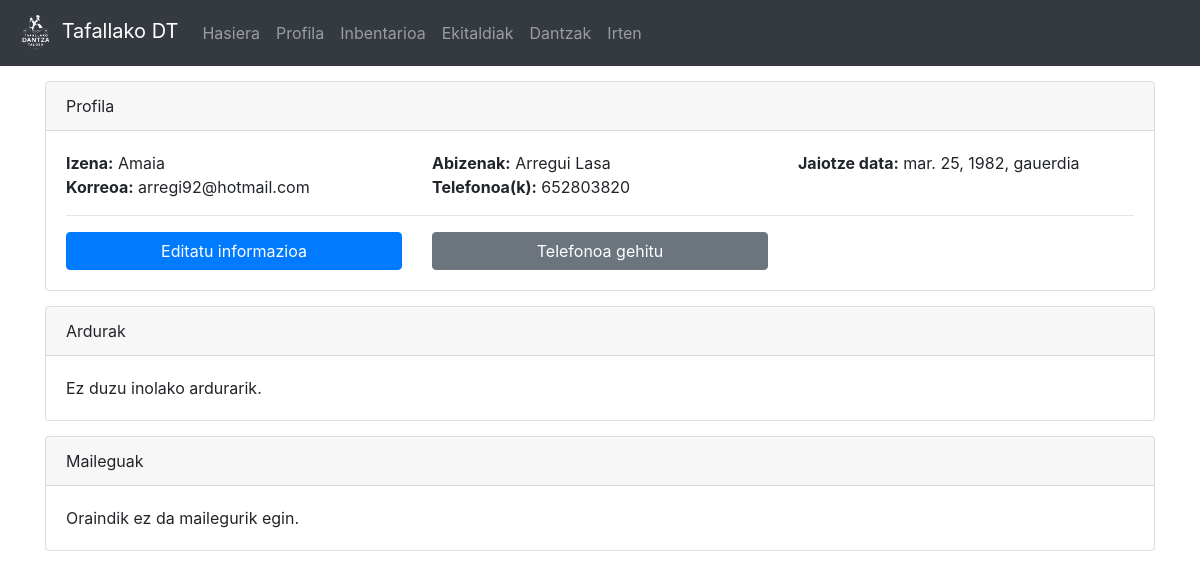
Page /dantzari/16/ (signed in) on the earlier database version.
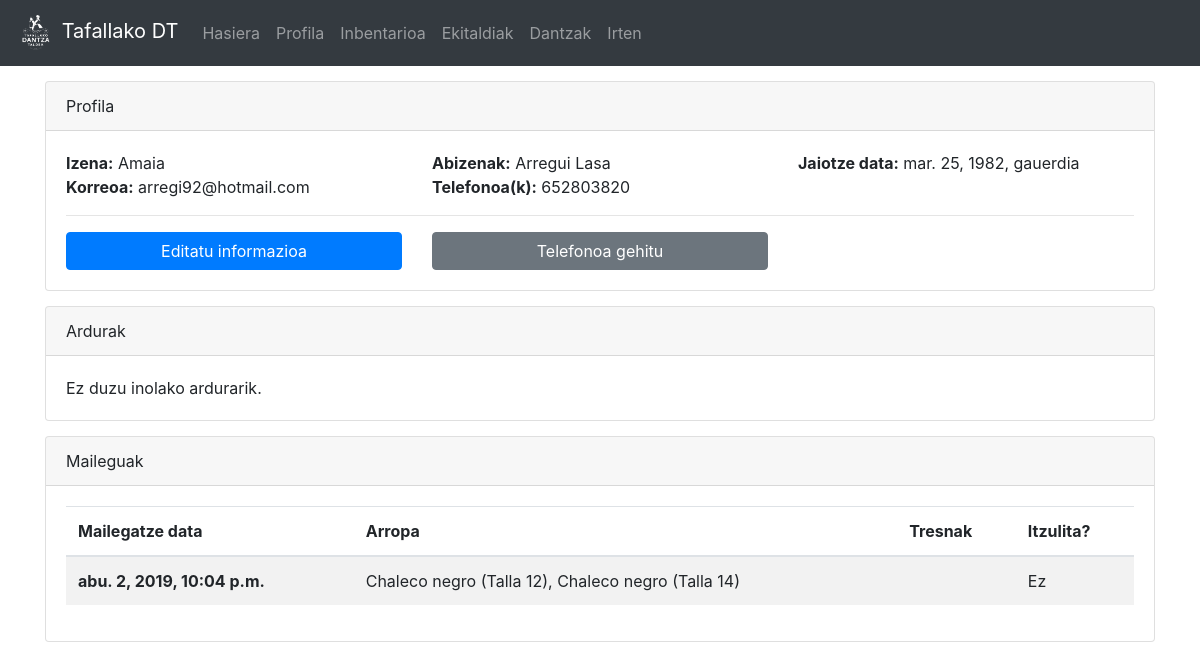
Same page on the later database version.
### dantza/models.py (models this page shows, shortened)
class Mailegua(models.Model):
	dantzari = models.ForeignKey(Dantzaria, on_delete=models.CASCADE)
	materiala = models.ManyToManyField(Tresna, blank=True)
	arropa = models.ManyToManyField(Arropa, blank=True)
	mailegatze_data = models.DateTimeField('mailegatze data')
	itzulita = models.BooleanField(default=False)
	dantza_taldea = models.CharField(max_length=200, blank=True)

class Arropa(models.Model):
	mota = models.ForeignKey(ArropaMota, on_delete=models.CASCADE)
	egoera = models.CharField(max_length=100, choices = EGOERA)
	deskribapena = models.CharField(max_length=200, blank=True)
	mailegatua = models.BooleanField(default=False)
	def __str__(self):
		if self.deskribapena != '':
			return self.mota.mota + ' (' + self.deskribapena + ')'
		else:
			return self.mota.mota

class ArropaMota(models.Model):
	mota = models.CharField(max_length=100)

### dantza/views.py (the view)
# urls.py: path(r'dantzari/<int:dtz_id>/', views.profile, name='profile'),
@login_required(login_url='/login')
def profile(request, dtz_id):
	d = Dantzaria.objects.get(pk=dtz_id)
	if request.method == 'POST':
		if 'izena' in request.POST:
			newU = request.POST['izena']
			d.izena = newU
			newA = request.POST['abizenak']
			d.abizenak = newA
			newD = request.POST['jaio']
			d.jaiotze_data = newD
			newE = request.POST['email']
			d.email = newE
			d.save()
		elif 'tel' in request.POST:
			newT = request.POST['tel']
			telefono = Telefono(zenbakia=newT, dantzari=d)
			telefono.save()
		return HttpResponseRedirect('/dantzari/'+ str(dtz_id))
	else:
		if 'ma' in request.GET:
			user = User.objects.get(username=d.user.username)
			group = Group.objects.get(name='material_arduradunak')
			user.groups.add(group)
			return HttpResponseRedirect('/dantzari/'+ str(dtz_id))
		elif 'n_ma' in request.GET:
			user = User.objects.get(username=d.user.username)
			group = Group.objects.get(name='material_arduradunak')
			group.user_set.remove(user)
			return HttpResponseRedirect('/dantzari/'+ str(dtz_id))
		elif 'aa' in request.GET:
			user = User.objects.get(username=d.user.username)
			group = Group.objects.get(name='arropa_arduradunak')
			user.groups.add(group)
			return HttpResponseRedirect('/dantzari/'+ str(dtz_id))
		elif 'n_aa' in request.GET:
			user = User.objects.get(username=d.user.username)
			group = Group.objects.get(name='arropa_arduradunak')
			group.user_set.remove(user)
			return HttpResponseRedirect('/dantzari/'+ str(dtz_id))
		elif 'del' in request.GET:
			User.objects.filter(username=d.user.username).delete()
			return HttpResponseRedirect('/')
	return render(request,'dantza/profile.html',{'d':d})

### dantza/models.py (called while the page is built)
	def telefonoak(self):
		t_list = Telefono.objects.filter(dantzari=self)
		return ', '.join(str(e.zenbakia) for e in t_list)

	def mailegu_lista(self):
		return Mailegua.objects.filter(dantzari=self)

	def is_materialArduraduna(self):
		return self.user.groups.filter(name='material_arduradunak').exists()

	def is_arropaArduraduna(self):
		return self.user.groups.filter(name='arropa_arduradunak').exists()

### dantza/templatetags/auth_extras.py (called while the page is built)
@register.filter(name='has_group')
def has_group(user, group_name):
    return user.groups.filter(name=group_name).exists()

### templates/dantza/profile.html (shortened to what this page needs)
{% extends "dantza/base.html" %}
{% block edukia %}
<div class="container">
	<div class="card" style="margin-top:15px; margin-bottom:15px;">
		<div class="card-header">
			Profila
		</div>
		<div class="card-body">
			{% if 'edit' in request.GET %}
				<form method="POST">
					{% csrf_token %}
					<div class="row">
						<div class="col-md-6">
							<div class="form-group">
								<label for="izena">Izena</label>
								<input  type="text" class="form-control" id="izena" name="izena" value="{{ d.izena }}"/>
							</div>
						</div>
						<div class="col-md-6">
							<div class="form-group">
								<label for="jaio">Jaiotze data</label>
								<input  type="date" class="form-control" id="jaio" name="jaio"/>
								<script>
									var y = {{ d.jaiotze_data.year }};
									var m = {{ d.jaiotze_data.month }};
									var d ={{ d.jaiotze_data.day }};
									document.getElementById('jaio').valueAsDate = new Date(y,m-1,d);
								</script>
							</div>
						</div>
					</div>
					<div class="form-group">
						<label for="abizenak">Abizenak</label>
						<input  type="text" class="form-control" id="abizenak" name="abizenak" value="{{ d.abizenak }}"/>
					</div>
					<div class="form-group">
						<label for="email">Korreoa</label>
						<input required type="email" class="form-control" id="email" name="email" value="{{ d.email }}"/>
					</div>
					<hr>
					<input type="submit" class="btn btn-primary" value="Editatu"/><a href="/dantzari/{{ d.pk }}/" style="margin-left: 5px" class="btn btn-secondary">Atzera</a>
				</form>
			{% else %}
				<div class="row">
					<div class="col-md-4">
						<b>Izena:</b> {{ d.izena }}
					</div>
					<div class="col-md-4">
						<b>Abizenak:</b> {{ d.abizenak }}
					</div>
					<div class="col-md-4">
						<b>Jaiotze data:</b> {{ d.jaiotze_data }}
					</div>
					<div class="col-md-4">
						<b>Korreoa:</b> {{ d.email }}
					</div>
					<div class="col-md-8">
						<b>Telefonoa(k):</b> {{ d.telefonoak }}
					</div>
				</div>
				<hr>
				<div class="row">
					<div class="col-md-4">
						<a href="?edit" class="btn btn-primary btn-block">Editatu informazioa</a>
					</div>
					<div class="col-md-4">
						<a href="?new_tel" class="btn btn-secondary btn-block">Telefonoa gehitu</a>
					</div>
				</div>
			{% endif %}
		</div>
	</div>
	<div class="card">
		<div class="card-header">Ardurak</div>
		<div class="card-body">
	{% if request.user.is_superuser %}
		{% if not d.is_materialArduraduna %}
			<a href="?ma" class="btn btn-outline-danger">Material arduraduna izendatu</a>
		{% else %}
			<a href="?n_ma" class="btn btn-outline-danger">Materialaren ardura kendu</a>
		{% endif %}
		{% if not d.is_arropaArduraduna %}
			<a href="?aa" class="btn btn-outline-secondary">Arropa arduraduna izendatu</a>
		{% else %}
			<a href="?n_aa" class="btn btn-outline-secondary">Arroparen ardura kendu</a>
		{% endif %}
	{% else %}
		{% if not d.is_arropaArduraduna and not d.is_materialArduraduna %}
			Ez duzu inolako ardurarik.
		{% endif %}
	{% endif %}
		</div>
	</div>
	<div class="card" style="margin-top:15px;">
		<div class="card-header">
			Maileguak
		</div>
		<div class="card-body">
			{% if d.mailegu_lista|length == 0 %}
				Oraindik ez da mailegurik egin.
			{% else %}
			<div class="table-responsive">
			<table class="table table-hover table-striped">
			  <thead>
				<tr>
				  <th scope="col">Mailegatze data</th>
				  <th scope="col">Arropa</th>
				  <th scope="col">Tresnak</th>
					<th scope="col">Itzulita?</th>
				</tr>
			  </thead>
			  <tbody>
				{% for m in d.mailegu_lista %}
					<tr>
					  <th scope="row" style="vertical-align:middle;">{{ m.mailegatze_data }}</th>
					  <td style="vertical-align:middle;">{{ m.arropa.all|join:", " }}</td>
						<td style="vertical-align:middle;">{{ m.materiala.all|join:", " }}</td>
						<td style="vertical-align:middle;">{% if m.itzulita %}Bai{% else %}Ez{% endif %}</td>
				  </tr>
				{% endfor %}
				  </tbody>
			</table>
			</div>
			{% endif %}
		</div>
	</div>
</div>
{% endblock edukia %}

Differences in the rows shown:
added Mailegua: mailegatze_data "abu. 2, 2019, 10:04 p.m.", arropa.all "Chaleco negro (Talla 12), Chaleco negro (Talla 14)", itzulita "Ez"
Other differences:
text no longer shown: "Oraindik ez da mailegurik egin."
text now shown: "Mailegatze data Arropa Tresnak Itzulita?"
